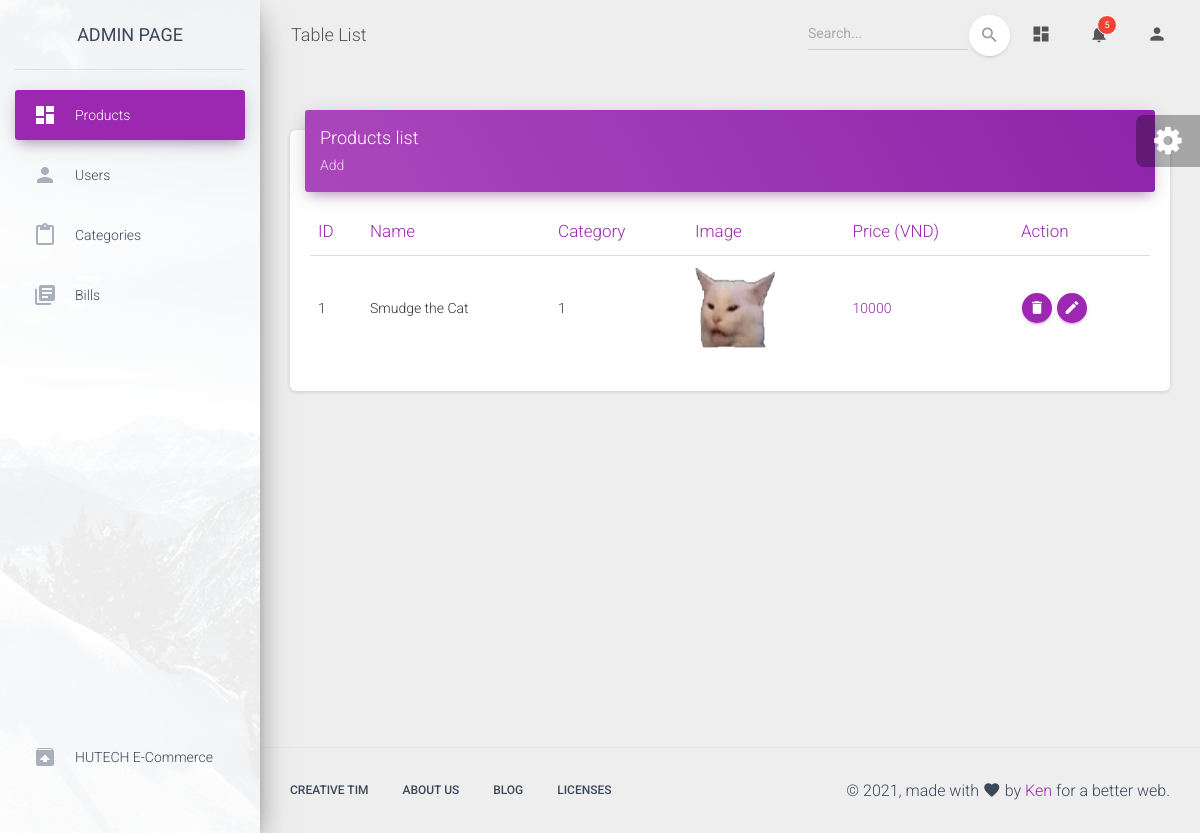
The page /admin/modules/products/index.php on the database its author committed.
### tables this page shows
CREATE TABLE `products` (
  `id` int(11) NOT NULL,
  `name` varchar(225) NOT NULL,
  `description` int(11) NOT NULL,
  `image` varchar(225) NOT NULL,
  `price` int(11) NOT NULL,
  `categoryID` int(11) NOT NULL
);

### libraries/database.php (called while the page is built, shortened)
<?php
class Database
{
    public $link;
    public function __construct()
    {
        $this->link = mysqli_connect("localhost","root","","fruitstore") or die ();
        mysqli_set_charset($this->link,"utf8");
    }
     public function fetchAll($table)
    {
        $sql = "SELECT * FROM {$table} WHERE 1" ;
        $result = mysqli_query($this->link,$sql) or die("Lỗi Truy Vấn fetchAll " .mysqli_error($this->link));
        $data = [];
        if( $result)
        {
            while ($num = mysqli_fetch_assoc($result))
            {
                $data[] = $num;
            }
        }
        return $data;
    }
}
?>

### admin/autoload/autoload.php (called while the page is built, shortened)
<?php
    require_once __DIR__. "/../../libraries/database.php";
    $db = new Database ;
?>

### admin/modules/products/index.php (the view, shortened to what this page needs)
<?php
    require_once __DIR__. "/../../autoload/autoload.php";
  $products = $db->fetchAll('products');
?>
<?php require_once __DIR__. "/../../layouts/header.php"; ?>
      <div class="content">
        <div class="container-fluid">
          <div class="row">
            <div class="col-md-12">
              <div class="card">
                <div class="card-header card-header-primary">
                  <h4 class="card-title ">Products list</h4>
                  <div class="d-fex">
                   <a href="add.php" class="card-category">Add </a>
                  </div>
                </div>
                <div class="card-body">
                  <div class="table-responsive">
                    <table class="table">
                      <thead class=" text-primary">
                        <th>
                          ID
                        </th>
                        <th>
                          Name
                        </th>
                        <th>
                          Category
                        </th>
                        <th>
                          Image
                        </th>
                        <th>
                          Price (VND)
                        </th>
                        <th>
                          Action
                        </th>
                      </thead>
                      <tbody>
                      <?php
                        $stt = 1;
                        foreach($products as $item) :
                      ?>
                        <tr>
                          <td>
                            <?php echo $stt ?>
                          </td>
                          <td>
                            <?php echo $item['name'] ?>
                          </td>
                          <td>
                            <?php echo $item['categoryID'] ?>
                          </td>
                          <td>
                            <img
                              src="/fruitstore/public/uploads/products/<?php echo $item['image'] ?>"
                              alt="img"
                              width="80px"
                              height="80px"
                            >
                          </td>
                          <td class="text-primary">
                            <?php echo $item['price'] ?>
                          </td>
                          <td>
                            <a class="btn btn-primary btn-fab btn-fab-mini btn-round"
                                href="delete.php?id=<?php echo $item['id']; ?>">
                                <i class="material-icons">delete</i>
                            </a>
                            <a class="btn btn-primary btn-fab btn-fab-mini btn-round"
                                href="edit.php?id=<?php echo $item['id']; ?>">
                                <i class="material-icons">create</i>
                            </a>
                          </td>
                        </tr>
                        <?php
                          $stt++;
                          endforeach;
                        ?>
                      </tbody>
                    </table>
                  </div>
                </div>
              </div>
            </div>
          </div>
        </div>
      </div>
<?php require_once __DIR__. "/../../layouts/footer.php"; ?>

### rows shown on the page
products: name "Smudge the Cat", categoryID "1", image (picture), price "10000"
